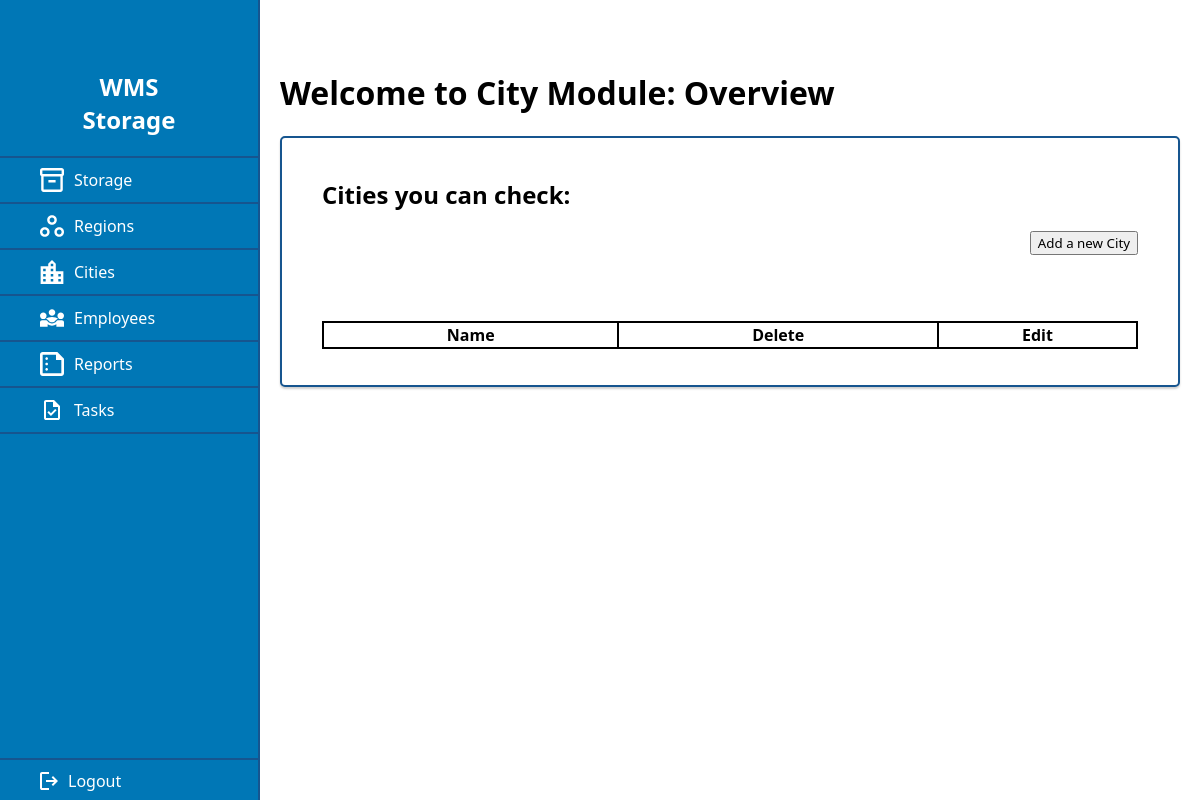
Before: /view/cities/cities_overview.php (signed in) with the older database file.
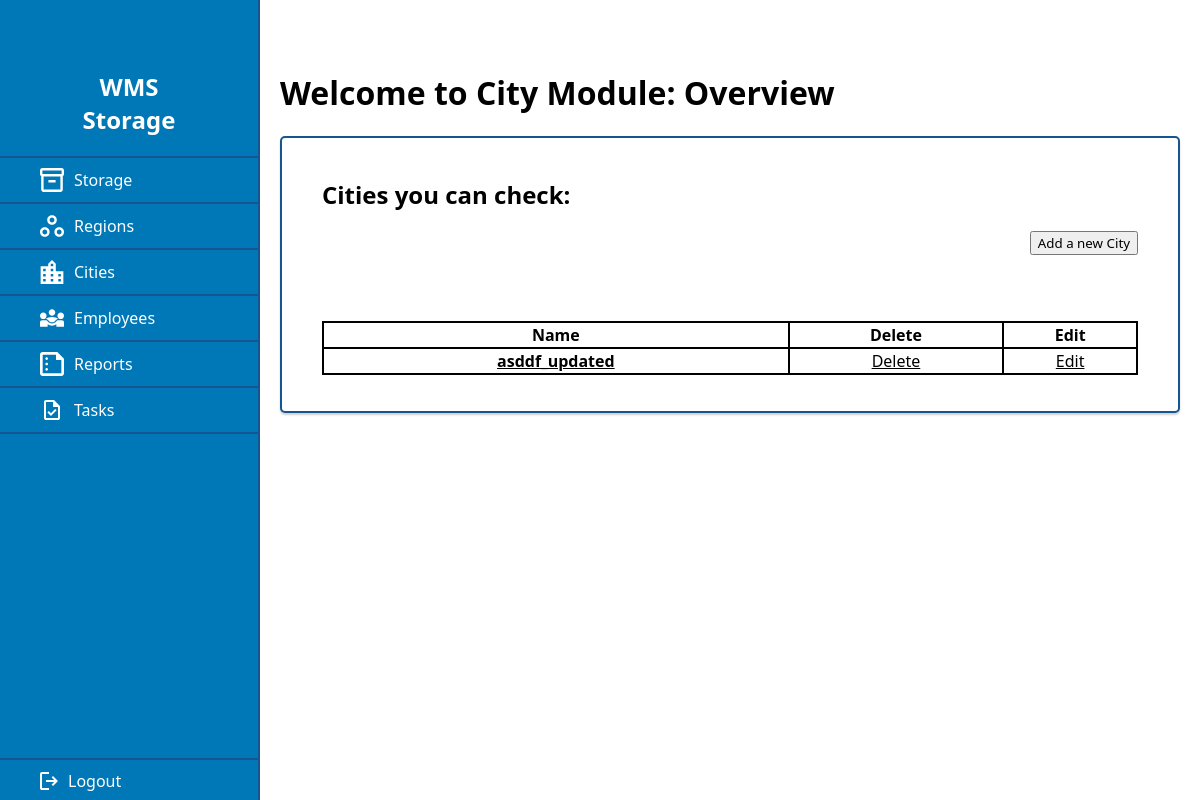
After: the same page with the newer database file.
### tables this page shows
CREATE TABLE `cities` (
  `id` int(11) NOT NULL,
  `name` text NOT NULL,
  `inhabitans_cnt` int(11) NOT NULL,
  `employees_cnt` int(11) NOT NULL,
  `coordinates` text NOT NULL,
  `object_cnt` int(11) NOT NULL,
  `region` text NOT NULL
);

### controller/ControllerCity.php (called while the page is built, shortened)
<?php
class ControllerCity{
    private $entity;
    public function __construct() {
        $this -> entity = new City();
    }
    public function getAllRecords()
    {
        $queryResult =  $this->entity->getAll();
        if ($queryResult->num_rows > 0) {
            $fetchResult = $queryResult->fetch_all(MYSQLI_ASSOC);
            return $fetchResult;
        }
        return false;
    }
}

### model/City.php (called while the page is built, shortened)
<?php
class City
{
    private $db;
    private $table = 'cities';
    public function __construct()
    {
        $this->db = new Database();
    }
    public function getAll()
    {
        try {
            $result = $this->db->queryRaw("SELECT * FROM $this->table");
            return $result;
        } catch (Exception $e) {
            var_dump($e->getMessage());
            return $e;
        }
    }
}

### database/index.php (called while the page is built, shortened)
<?php
class Database
{
    private $connection;
    public function __construct(String $username = Constants::DB_USER, String $password = Constants::DB_PASSWORD)
    {
        $this->connection = new mysqli(Constants::DB_HOST, $username, $password, Constants::DB_NAME);
    }
    public function queryRaw(String $query): mysqli_result|String
    {
        try {
            return $this->connection->query($query);
        } catch (Exception $e) {
            return $e->getMessage();
        }
    }
}
?>

### view/cities/cities_overview.php (the view, shortened to what this page needs)
<?php
$controller = new ControllerCity();
$cities = $controller->getAllRecords();
?>
<!DOCTYPE html>
<html lang="en">
<head>
    <link rel="stylesheet" href="../../css/index.css">
    <link rel="stylesheet" href="../../css/cities.css">
</head>
<body>
    <?php include("../header.php"); ?>
    <main>
        <h1>
            Welcome to City Module: Overview
        </h1>
        <section class="storage-form-wrapper">
            <p>
            <h2>Cities you can check:</h2>
            <table class="cities-table">
                <div class="submit-container">
                    <button class="submit_buttton">
                        <a href="<?php echo $rootPath . "/view/cities/cities_add.php" ?>">Add a new City</a>
                    </button>
                </div>
                <br><br><br>
                <tr>
                    <th>
                        Name
                    </th>
                    <th>
                        Delete
                    </th>
                    <th>
                        Edit
                    </th>
                </tr>
                <?php
                foreach ($cities as $city) {
                    $name = $city["name"];
                    $id = $city["id"];
                    $link = $rootPath . "/view/cities/cities_resources.php?id=$id";
                    echo
                        "<tr>
                        <td><a class=\"text_Link\" href=\"$link\">$name</a></td>
                        <td><a class=\"text_Link\" href=\"#\" onclick=\"deleteItem($id)\">Delete</a></td>
                        <td><a class=\"text_Link\" href=\"cities_edit.php?id=$id\">Edit</a></td>
                    </tr>";
                }
                ?>
            </table>
            </p>
        </section>
        <br>
    </main>
</body>
</html>

Changed rows visible on the page:
added cities: name "asddf_updated"
